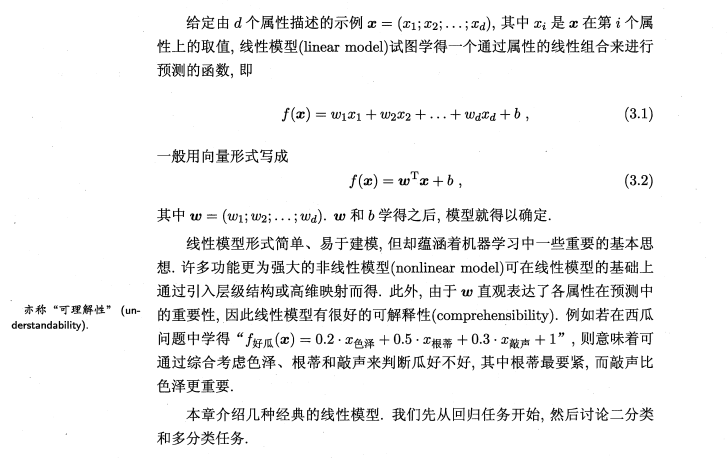
#> input picture opencv_app/pp.jpg, 727 x 458 px
$ python app.py
#> lines starting #> are read from the running program, lines starting #| are printed output that depends on the picture; after the words box and inside, x2 and y2 are one past the last pixel; in counts of white or black regions, pixels touching at a corner belong together
import numpy as np
import cv2

img = cv2.imread("pp.jpg", 0)
#> img is the input picture: shape (458, 727); min 0, max 255, mean 240.8
shape = np.shape(img)
#> shape = (458, 727)
back = np.mat(np.random.randn(shape[0], shape[1]))
back[:, :] = 200

bimg = back - img
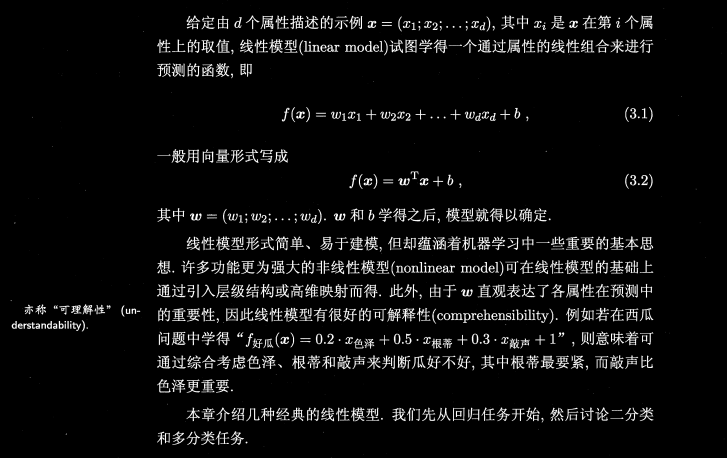
#> bimg: shape (458, 727) float64; min -55, max 200, mean -40.8; drawn with min black and max white

print(np.shape(img))
#| (458, 727)
print(np.shape(bimg))
#| (458, 727)
print(np.shape(back))


cv2.imshow("test", bimg)
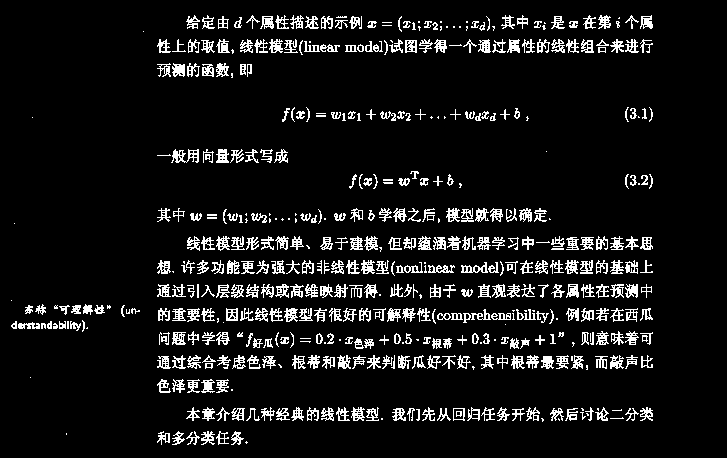
#> window 'test': shape (458, 727); 8.7% white in thin lines or dots, all inside (x1, y1, x2, y2) = (11, 15, 653, 445)
cv2.waitKey(0)
